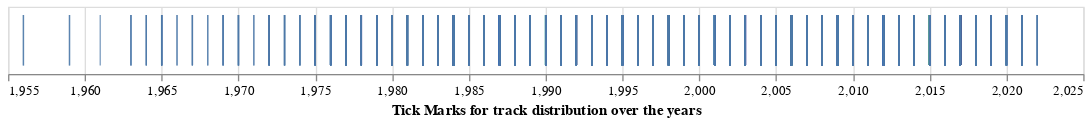

This figure's notebook cell:
### Code cell
#axis=alt.Axis(values=np.array(range(1956, 2023)), 
alt.Chart(df_hist).mark_tick().encode(
    alt.X('track_year', title='Tick Marks for track distribution over the years', scale=alt.Scale(zero=False))
).properties(
    width=800,
    height=50
).interactive()

### Figure 1 — Vega-Lite specification as saved in the notebook (floating-point values rounded to 4 significant figures; data arrays with more than 128 entries replaced by an {"elided": "..."} marker saying what was removed)
{"config": {"view": {"continuousWidth": 400, "continuousHeight": 300}}, "data": {"name": "data-b40b35d91374fe6cf44a11c4fc422540"}, "mark": "tick", "encoding": {"x": {"field": "track_year", "scale": {"zero": false}, "title": "Tick Marks for track distribution over the years", "type": "quantitative"}}, "height": 50, "selection": {"selector002": {"type": "interval", "bind": "scales", "encodings": ["x", "y"]}}, "width": 800, "$schema": "https://vega.github.io/schema/vega-lite/v4.17.0.json", "datasets": {"data-b40b35d91374fe6cf44a11c4fc422540": {"elided": "2087 records"}}}
